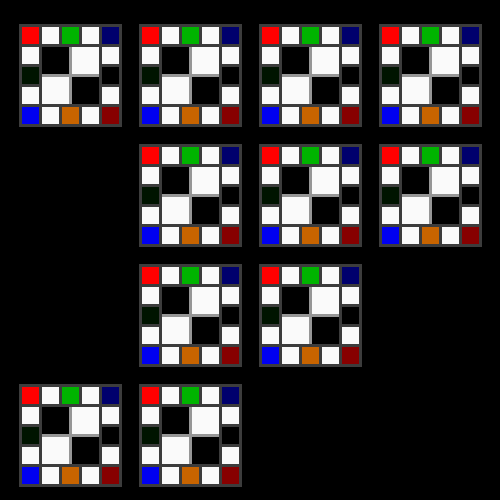
Frame 1 (no input)
Frame 60 (the mouse pressed at the canvas centre just before this capture): identical to frame 1, image omitted
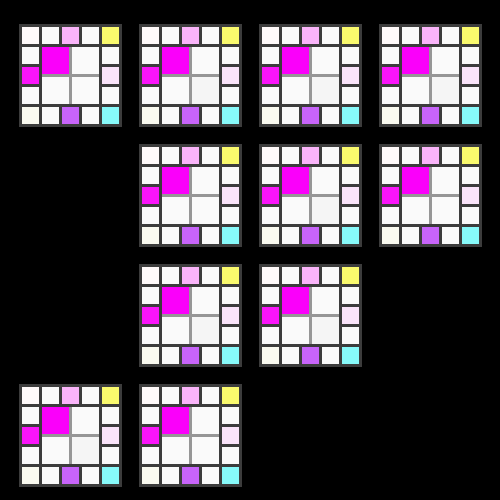
Frame 120 (the mouse held since frame 60 and released just before this capture)

The Processing sketch that drew these frames (run headless with seeded random() and noise(); from frame 60 on, the mouse is pressed at the canvas centre):

// Processing sketch: processing_8455
// ── processing_8455.pde

int [] waardenX = new int[50]; 
int [] waardenY = new int[50]; 
 

void setup() 
{ size (500,500); 
  smooth(); 
   
  for(int i=0;i<20;i++) 
  { waardenX[i] = 120*int(random(0,4));  
    waardenY[i] = 120*int(random(0,4)); 
  } 
} 
  
 
void draw () 
{ background(0); 
   strokeWeight(3); 
     
  for(int i=0;i<20;i++) 
  { Vierkantjes(waardenX[i], waardenY[i]); 
  } 
} 
 
 
void Vierkantjes(int x, int y) 
 {  
   // de 4 grotere vierkantjes in het midden 
     // veranderen van kleur dmv het bewegen van de muis
    stroke(150); 
    fill(mouseX,0,mouseY); 
    rect (x+40,y+45,30,30); 
    
    fill(mouseX,mouseY,mouseX,mouseY); 
    rect (x+70,y+75,30,30);
    
    //wit
    fill(250); 
    rect (x+40,y+75,30,30);
    
    fill(250); 
    rect (x+70,y+45,30,30);
    
   
    // omlijsting van vierkantjes
      //horizontale vierkantjes boven
    stroke(60); 
    fill(255,mouseX,mouseY); 
    rect (x+20,y+25,20,20); 
     
    fill(250); 
    rect (x+40,y+25,20,20); 
     
    fill(mouseY,180,mouseX); 
    rect (x+60,y+25,20,20); 
     
    fill(250); 
    rect (x+80,y+25,20,20); 
     
    fill(mouseX,mouseY,109); 
    rect (x+100,y+25,20,20); 
    
    //verticale vierkantjes links
    fill(250); 
    rect (x+20,y+45,20,20); 
    
    fill(mouseY,20,mouseX); 
    rect (x+20,y+65,20,20); 
    
    fill(250); 
    rect (x+20,y+85,20,20); 
     
    fill(mouseX,mouseY,240); 
    rect (x+20,y+105,20,20); 
    
    //horizontale vierkantjes onder
    fill(250); 
    rect (x+40,y+105,20,20); 
    
    fill(200,100,mouseX); 
    rect (x+60,y+105,20,20);
    
    fill(250); 
    rect (x+80,y+105,20,20);
    
    fill(135,mouseX,mouseY); 
    rect (x+100,y+105,20,20);
    
    //verticale vierkantjes boven
    fill(250); 
    rect (x+100,y+85,20,20);
    
    fill(mouseX,mouseY-22,mouseY,mouseX+33); 
    rect (x+100,y+65,20,20);
    
    fill(250); 
    rect (x+100,y+45,20,20);
    
  } 
  
